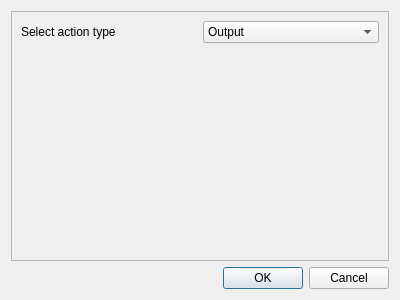
<?xml version="1.0" encoding="UTF-8"?>
<ui version="4.0">
 <class>ActionDialog</class>
 <widget class="QDialog" name="ActionDialog">
  <property name="geometry">
   <rect>
    <x>0</x>
    <y>0</y>
    <width>400</width>
    <height>300</height>
   </rect>
  </property>
  <property name="windowTitle">
   <string>Dialog</string>
  </property>
  <layout class="QVBoxLayout" name="verticalLayout">
   <item>
    <layout class="QGridLayout" name="gridLayout">
     <item row="0" column="0">
      <widget class="QFrame" name="frame">
       <property name="frameShape">
        <enum>QFrame::StyledPanel</enum>
       </property>
       <property name="frameShadow">
        <enum>QFrame::Raised</enum>
       </property>
       <layout class="QVBoxLayout" name="verticalLayout_2">
        <item>
         <layout class="QGridLayout" name="frameGrid">
          <item row="0" column="0">
           <widget class="QLabel" name="label">
            <property name="text">
             <string>Select action type</string>
            </property>
           </widget>
          </item>
          <item row="0" column="1">
           <widget class="QComboBox" name="comboAction">
            <item>
             <property name="text">
              <string>Output</string>
             </property>
            </item>
            <item>
             <property name="text">
              <string>Variable</string>
             </property>
            </item>
            <item>
             <property name="text">
              <string>Sleep</string>
             </property>
            </item>
            <item>
             <property name="text">
              <string>Call Rule</string>
             </property>
            </item>
           </widget>
          </item>
          <item row="4" column="0" colspan="2">
           <spacer name="verticalSpacer">
            <property name="orientation">
             <enum>Qt::Vertical</enum>
            </property>
            <property name="sizeHint" stdset="0">
             <size>
              <width>20</width>
              <height>40</height>
             </size>
            </property>
           </spacer>
          </item>
         </layout>
        </item>
       </layout>
      </widget>
     </item>
     <item row="1" column="0">
      <widget class="QDialogButtonBox" name="buttonBox">
       <property name="standardButtons">
        <set>QDialogButtonBox::Cancel|QDialogButtonBox::Ok</set>
       </property>
      </widget>
     </item>
    </layout>
   </item>
  </layout>
 </widget>
 <resources/>
 <connections/>
</ui>
